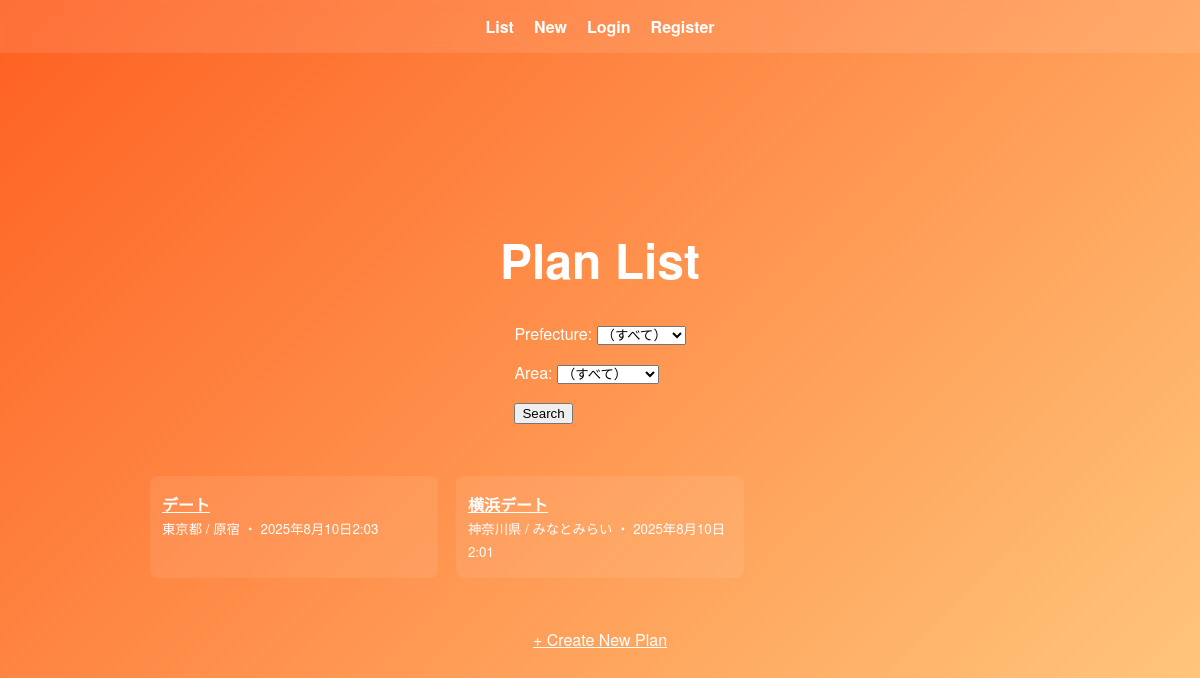
/, run on an earlier commit of the app's database.
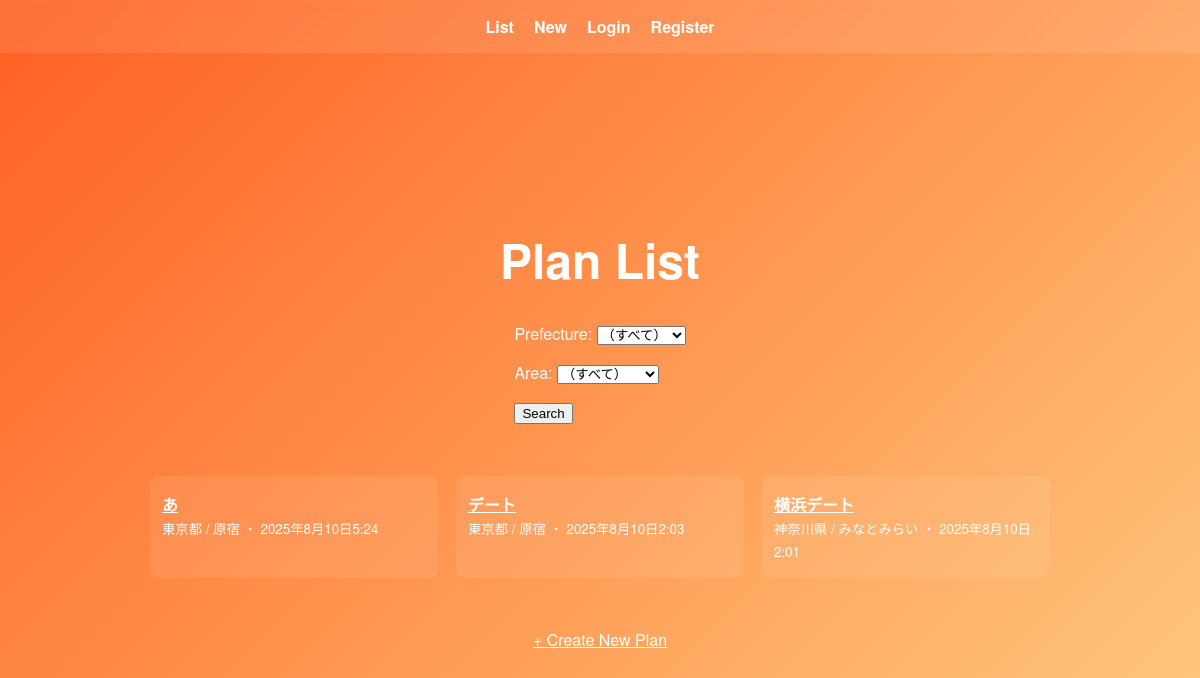
And on a later commit of the database.
### plans/models.py (models this page shows, shortened)
class Plan(models.Model):
    title = models.CharField(max_length=100)
    pref = models.CharField(max_length=20, choices=PREF_CHOICES)
    sub_area = models.CharField(max_length=50, choices=SUBAREA_CHOICES)
    author = models.ForeignKey(User, on_delete=models.CASCADE)
    is_public = models.BooleanField(default=True)
    created_at = models.DateTimeField(auto_now_add=True)
    default_mode = models.CharField(
        max_length=10,
        choices=TRAVEL_MODES,
        default="walk",
        verbose_name="デフォルト移動手段",
    )
    class Meta:
        ordering = ["-created_at"]

### plans/views.py (the view)
# urls.py: path("", pv.plan_list, name="home"),
def plan_list(request):
    pref = request.GET.get("pref", "")
    sub_area = request.GET.get("sub_area", "")
    qs = Plan.objects.filter(is_public=True).order_by("-created_at")
    if pref:
        qs = qs.filter(pref=pref)
    if sub_area:
        qs = qs.filter(sub_area=sub_area)
    return render(request, "plans/plan_list.html", {
        "plans": qs,
        "pref": pref,
        "sub_area": sub_area,
        "PREF_CHOICES": PREF_CHOICES,
        "SUBAREA_CHOICES": SUBAREA_CHOICES,
    })

### templates/plans/plan_list.html (shortened to what this page needs)
{% extends "base.html" %}
{% block content %}
<div class="plan-list-vertical">
  <h1>Plan List</h1>
  <form method="get" class="plan-search-form">
  <label>Prefecture:
      <select name="pref">
        <option value="">（すべて）</option>
      </select>
    </label>
  <label style="margin-top:8px;">Area:
      <select name="sub_area">
        <option value="">（すべて）</option>
      </select>
    </label>
    <div style="margin-top:8px;">
  <button type="submit">Search</button>
    </div>
  </form>
  <div style="margin: 16px 0; width: 100%;">
    {% if plans %}
      <ul class="plan-list-grid">
        {% for p in plans %}
          <li>
            <a href="/plans/{{ p.id }}/"><strong>{{ p.title }}</strong></a><br>
            <small>{{ p.pref }} / {{ p.sub_area }} ・ {{ p.created_at }}</small>
          </li>
        {% endfor %}
      </ul>
    {% else %}
  <p>No plans found.</p>
    {% endif %}
  </div>
  <div style="margin-top:16px;">
  <a href="/plans/new/">+ Create New Plan</a>
  </div>
</div>
{% endblock %}

What changed in the data, as far as the page shows it:
added Plan: title "あ", pref "東京都", sub_area "原宿", created_at "2025年8月10日5:24"
